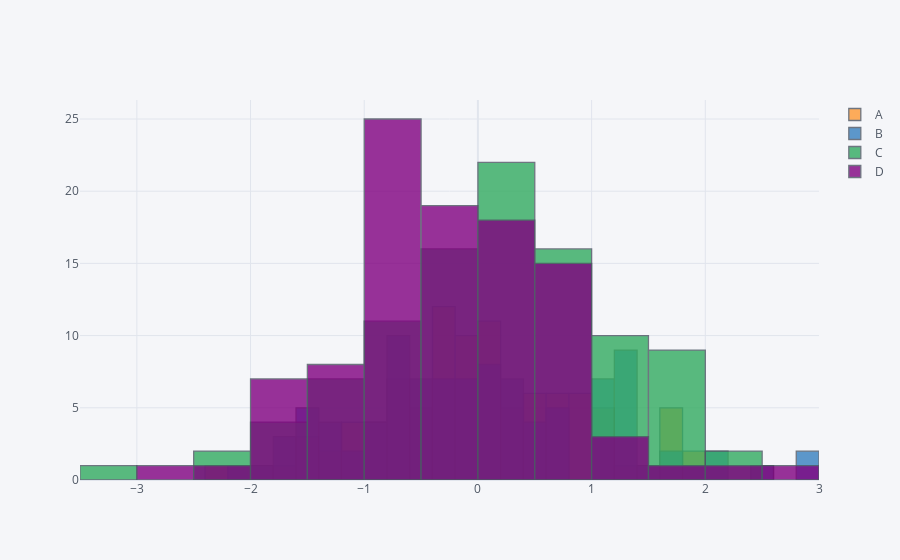

The notebook cell saved with this chart:
### Code cell
df.iplot(kind='hist', bins=25)
